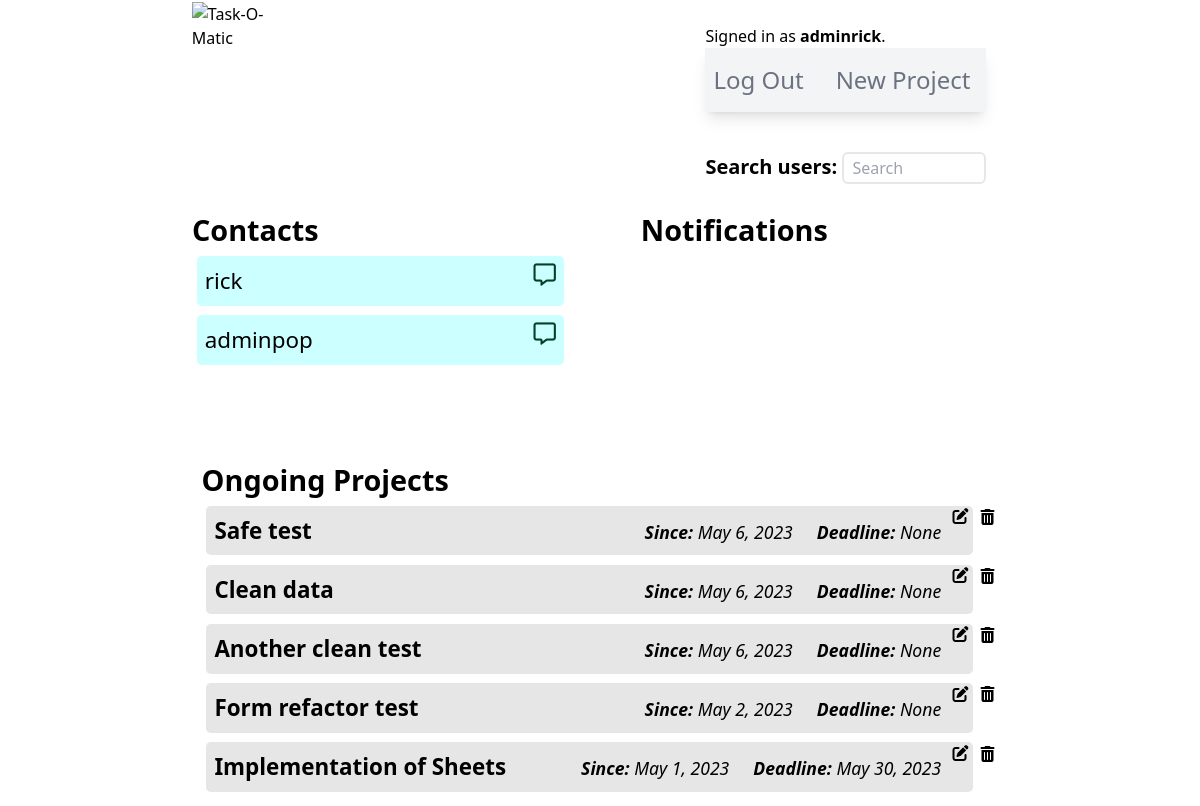
/ (signed in), run on the app's committed database.
### taskomatic/models.py (models this page shows, shortened)
class User(AbstractUser):
    pass

class Relationship(models.Model):
    STATUS_CHOICES = [
        ('pending', 'Pending'),
        ('accepted', 'Accepted'),
        ('rejected', 'Rejected'),
    ]
    from_user = models.ForeignKey(User, on_delete=models.CASCADE, related_name='from_user')
    to_user = models.ForeignKey(User, on_delete=models.CASCADE, related_name='to_user')
    status = models.CharField(max_length=10, choices=STATUS_CHOICES, default='pending')
    created_at = models.DateTimeField(auto_now_add=True)
    class Meta:
        unique_together = ('from_user', 'to_user')

class Project(models.Model):
    user = models.ForeignKey(User, on_delete=models.CASCADE)
    owner = models.CharField(max_length=80)
    projectName = models.CharField(max_length=160)
    projectDescription = models.CharField(max_length=350)
    hasDeadline = models.BooleanField(default=False)
    hasInventory = models.BooleanField(default=False)
    hasTasks = models.BooleanField(default=False)
    creationDate = models.DateField(null=True, blank=True)
    deadlineDate = models.DateField(null=True, blank=True)

### taskomatic/views.py (the view)
# urls.py: path("", views.index, name="index"),
def index(request):
    projects = Project.objects.all().order_by('-creationDate')
    if request.user.is_authenticated:
        currentUserId = request.user.id
        currentUser = User.objects.get(id=currentUserId)
        contacts = Relationship.objects.filter(Q(from_user=currentUser) | Q(to_user=currentUser), ~Q(status='rejected'))
        contactRequests = Relationship.objects.filter(Q(to_user=currentUser), Q(status="pending"))
        return render(request, "taskomatic/index.html", {
        "projects": projects,
        "contacts": contacts,
        "contactRequests": contactRequests
        })
    return render(request, "taskomatic/index.html", {
        "projects": projects
    })

### taskomatic/templates/taskomatic/index.html (shortened to what this page needs)
{% extends "./layout.html" %}
{% load static %}
{% block body %}
{% if user.is_authenticated %}
    <div id="dashboardContainer">
        <section id="indexUpperSection">
            <div id="indexContacts">
                <h2>Contacts</h2>
                <div class="contactInstanceContainer">
                {% if contacts|length > 0 %}
                    {% for contact in contacts %}
                        {% if contact.status == "pending" %}
                            {% if contact.to_user != request.user%}
                    <div class="contactInstance">
                        <span>{{ contact.to_user }} <span class="text-sm">(Pending)</span></span>
                    </div>
                            {% endif %}
                        {% else %}
                            {% if contact.to_user != request.user%}
                    <div class="contactInstance">
                        <p>{{ contact.to_user }}</p>
                        <i class="fa-regular fa-message hover:text-sky-600 cursor-pointer" style="color: #004225" title="Send message"></i>
                    </div>
                            {% else %}
                    <div class="contactInstance">
                        <p>{{ contact.from_user }}</p>
                        <i class="fa-regular fa-message hover:text-sky-600 cursor-pointer" style="color: #004225" title="Send message"></i>
                    </div>
                            {% endif %}
                        {% endif %}
                    {% endfor %}
                {% else %}
                    <div class="noContact">
                        <p>No contacts.</p>
                    </div>
                {% endif %}
                </div>
            </div>
            <div id="indexAlerts">
                <h2>Notifications</h2>
            </div>
        </section>
        <section id="ongoingProjectsContainer">
            <h2>Ongoing Projects</h2>
            <ul>
            {% if projects %}
                {% for project in projects %}
                <div id="projectInstanceContainer">
                    <a id="projectInstanceAnchor" href="{% url 'projectPage' project.id %}">
                        <li id="projectInstance">
                            <span style="cursor: default"><b>{{ project.projectName }}</b></span>
                            <span class="flex justify-between">
                                <span><i class="dateCaption"><b>Since:</b> {{ project.creationDate }}</i></span>
                                <span><i class="dateCaption"><b>Deadline:</b> {{ project.deadlineDate }}</i></span>
                            </span>
                        </li>
                    </a>
                    <form method="POST" action="{% url 'editProject' %}" name="indexEditForm{{ project.id }}" id="indexEditForm{{ project.id }}">
                        <i id="indexEditIcon{{project.id}}" class="fa-solid fa-pen-to-square indexEditIcon"></i>
                    </form>
                    <i id="indexDeleteIcon{{project.id}}" class="fa-solid fa-trash-can relative top-2 right-1 cursor-pointer indexDeleteIcon"></i>
                </div>
                {% endfor %}
            {% else %}
                <li>No projects.</li>
            {% endif %}
            </ul>
        </section>
    </div>
{% endif %}
{% endblock body %}

### taskomatic/templates/taskomatic/layout.html (shortened to what this page needs)
{% load static %}
<!DOCTYPE html>
<html lang="en">
<head>
    <link href="{% static 'taskomatic/styles.css' %}" rel="stylesheet">
    <link rel="stylesheet" href="https://cdnjs.cloudflare.com/ajax/libs/font-awesome/6.4.0/css/all.min.css"
/>
    <script src="https://cdn.tailwindcss.com"></script>
</head>
<body>
    <header>
        <a href="{% url 'index' %}"><img id="taskLogo" src="https://escrituras-eremitas.com/wp-content/uploads/2023/04/task-O-maticLogo.png" alt="Task-O-Matic"></a>
        <div class="navSection">
            <div>
                {% if user.is_authenticated %}
                    Signed in as <strong>{{ user.username }}</strong>.
                {% else %}
                    Not signed in.
                {% endif %}
            </div>
                <ul class="relative max-w-2xl flex flex-wrap items-center justify-between py-4 bg-gray-100 text-gray-500
                hover:text-gray-700 focus:text-gray-700 shadow-lg navbar navbar-expand-lg navbar-light">
                    {% if user.is_authenticated %}
                        <li class="nav-item pr-2">
                            <a class="nav-link text-2xl text-gray-500 hover:text-gray-700
                            focus:text-gray-700 p-2" href="{% url 'logout' %}">Log Out</a>
                        </li>
                        <li class="nav-item pr-2">
                            <a class="nav-link text-2xl text-gray-500 hover:text-gray-700
                            focus:text-gray-700 p-2" href="{% url 'newProject' %}">New Project</a>
                        </li>
                    {% endif %}
                </ul>
                {% if user.is_authenticated %}
                <form action="{% url 'users' %}">
                    <label for="" class="text-xl"><b>Search users: </b></label>
                    <input type="text" name="q" class="border-2 rounded-md mt-10 min-h-[2rem] max-w-[9rem] placeholder:pl-2" placeholder="Search">
                </form>
                {% endif %}
            </div>
    </header>
    {% block body %}
    {% endblock %}
</body>
</html>

### taskomatic/static/taskomatic/styles.css (style rules this page uses)
html { font-size: 16px; }
* { margin: 0; padding: 0; box-sizing: border-box; }
h2 { font-size: 1.8rem !important; font-weight: 600 !important; }
header { display: flex; justify-content: space-around; }
#taskLogo { max-width: 30rem; margin: 2%; }
.navSection { max-width: 20rem; margin: 2%; }
#indexUpperSection { display: flex; justify-content: space-between; min-height: 15rem; width: 85%; }
#dashboardContainer { display: flex; flex-direction: column; align-items: center; width: 80%; margin: 0 auto; }
#indexContacts { display: flex; flex-direction: column; width: 45%; }
#indexAlerts { margin-right: 5%; width: 40%; }
.contactInstanceContainer { display: flex; flex-direction: column; justify-content:flex-start; width: 100%; }
.contactInstance { display: flex; justify-content: space-between; width: 100%; font-size: 1.4rem; margin: 0.3rem; padding: 0.5rem; background-color: rgba(0, 255, 255, 0.2); border-radius: 0.3rem; }
#ongoingProjectsContainer { width: 85%; padding: 1%; }
#projectInstanceContainer { display: flex; justify-content:flex-start; width: 100%; }
#projectInstance { display: flex; justify-content: space-between; width: 100%; font-size: 1.4rem; margin: 0.3rem; padding: 0.5rem; background-color: rgba(128, 128, 128, 0.2); border-radius: 0.3rem; }
#projectInstanceAnchor { cursor: default; width: 100%; }
.indexEditIcon { position: relative; right: 1rem; top: 0.2rem; cursor: pointer; }
.dateCaption { cursor: default; font-size: 1.1rem; padding-right: 1.5rem; }

### data on the page
User: username "adminrick"
Relationship: from_user "rick"
Relationship: from_user "adminpop"
Project: projectName "Safe test", creationDate "May 6, 2023", deadlineDate "None"
Project: projectName "Clean data", creationDate "May 6, 2023", deadlineDate "None"
Project: projectName "Another clean test", creationDate "May 6, 2023", deadlineDate "None"
Project: projectName "Form refactor test", creationDate "May 2, 2023", deadlineDate "None"
Project: projectName "Implementation of Sheets", creationDate "May 1, 2023", deadlineDate "May 30, 2023"
